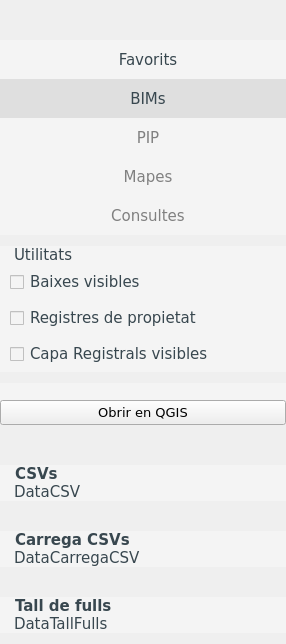
         <widget class="QWidget" name="widget_3" native="true">
          <property name="sizePolicy">
           <sizepolicy hsizetype="Preferred" vsizetype="Preferred">
            <horstretch>0</horstretch>
            <verstretch>0</verstretch>
           </sizepolicy>
          </property>
          <property name="maximumSize">
           <size>
            <width>275</width>
            <height>16777215</height>
           </size>
          </property>
          <property name="font">
           <font>
            <family>verdana</family>
            <pointsize>10</pointsize>
           </font>
          </property>
          <property name="autoFillBackground">
           <bool>true</bool>
          </property>
          <property name="styleSheet">
           <string notr="true">QToolButton, QCheckBox, QLabel{
                background: #f4f4f4;
                color: #38474F;
                border: none;
                width: 256px;
                height: 36px;
                text-align: left;
                padding-left: 10px;
				font-size: 11pt;
}
QToolButton:checked{
                background: solid #dfdfdf;
                color: #38474F;
                border: none;
}
QToolButton:disabled{
                color: grey;
}</string>
          </property>
          <layout class="QVBoxLayout" name="verticalLayout_2">
           <property name="spacing">
            <number>0</number>
           </property>
           <property name="leftMargin">
            <number>0</number>
           </property>
           <property name="topMargin">
            <number>0</number>
           </property>
           <property name="rightMargin">
            <number>0</number>
           </property>
           <property name="bottomMargin">
            <number>0</number>
           </property>
           <item>
            <spacer name="verticalSpacer">
             <property name="orientation">
              <enum>Qt::Vertical</enum>
             </property>
             <property name="sizeType">
              <enum>QSizePolicy::Maximum</enum>
             </property>
             <property name="sizeHint" stdset="0">
              <size>
               <width>20</width>
               <height>40</height>
              </size>
             </property>
            </spacer>
           </item>
           <item>
            <widget class="QToolButton" name="bFavorits">
             <property name="enabled">
              <bool>true</bool>
             </property>
             <property name="sizePolicy">
              <sizepolicy hsizetype="Minimum" vsizetype="Fixed">
               <horstretch>0</horstretch>
               <verstretch>0</verstretch>
              </sizepolicy>
             </property>
             <property name="font">
              <font>
               <family>verdana</family>
               <pointsize>11</pointsize>
              </font>
             </property>
             <property name="layoutDirection">
              <enum>Qt::LeftToRight</enum>
             </property>
             <property name="styleSheet">
              <string notr="true">text-align:left</string>
             </property>
             <property name="text">
              <string>Favorits</string>
             </property>
             <property name="checkable">
              <bool>true</bool>
             </property>
             <property name="toolButtonStyle">
              <enum>Qt::ToolButtonTextBesideIcon</enum>
             </property>
            </widget>
           </item>
           <item>
            <widget class="QToolButton" name="bBIMs">
             <property name="sizePolicy">
              <sizepolicy hsizetype="Minimum" vsizetype="Fixed">
               <horstretch>0</horstretch>
               <verstretch>0</verstretch>
              </sizepolicy>
             </property>
             <property name="font">
              <font>
               <family>verdana</family>
               <pointsize>11</pointsize>
              </font>
             </property>
             <property name="text">
              <string>BIMs</string>
             </property>
             <property name="checkable">
              <bool>true</bool>
             </property>
             <property name="checked">
              <bool>true</bool>
             </property>
             <property name="toolButtonStyle">
              <enum>Qt::ToolButtonTextBesideIcon</enum>
             </property>
            </widget>
           </item>
           <item>
            <widget class="QToolButton" name="bPIP">
             <property name="enabled">
              <bool>false</bool>
             </property>
             <property name="sizePolicy">
              <sizepolicy hsizetype="Minimum" vsizetype="Fixed">
               <horstretch>0</horstretch>
               <verstretch>0</verstretch>
              </sizepolicy>
             </property>
             <property name="font">
              <font>
               <family>verdana</family>
               <pointsize>11</pointsize>
              </font>
             </property>
             <property name="text">
              <string>PIP</string>
             </property>
             <property name="checkable">
              <bool>true</bool>
             </property>
             <property name="toolButtonStyle">
              <enum>Qt::ToolButtonTextBesideIcon</enum>
             </property>
            </widget>
           </item>
           <item>
            <widget class="QToolButton" name="bProjectes">
             <property name="enabled">
              <bool>false</bool>
             </property>
             <property name="sizePolicy">
              <sizepolicy hsizetype="Minimum" vsizetype="Fixed">
               <horstretch>0</horstretch>
               <verstretch>0</verstretch>
              </sizepolicy>
             </property>
             <property name="font">
              <font>
               <family>verdana</family>
               <pointsize>11</pointsize>
              </font>
             </property>
             <property name="text">
              <string>Mapes</string>
             </property>
             <property name="checkable">
              <bool>true</bool>
             </property>
             <property name="toolButtonStyle">
              <enum>Qt::ToolButtonTextBesideIcon</enum>
             </property>
            </widget>
           </item>
           <item>
            <widget class="QToolButton" name="bConsultes">
             <property name="enabled">
              <bool>false</bool>
             </property>
             <property name="sizePolicy">
              <sizepolicy hsizetype="Minimum" vsizetype="Fixed">
               <horstretch>0</horstretch>
               <verstretch>0</verstretch>
              </sizepolicy>
             </property>
             <property name="font">
              <font>
               <family>verdana</family>
               <pointsize>11</pointsize>
              </font>
             </property>
             <property name="text">
              <string>Consultes</string>
             </property>
             <property name="checkable">
              <bool>true</bool>
             </property>
             <property name="toolButtonStyle">
              <enum>Qt::ToolButtonTextBesideIcon</enum>
             </property>
            </widget>
           </item>
           <item>
            <layout class="QVBoxLayout" name="verticalLayout_7">
             <property name="spacing">
              <number>0</number>
             </property>
             <property name="leftMargin">
              <number>0</number>
             </property>
             <property name="topMargin">
              <number>11</number>
             </property>
             <property name="rightMargin">
              <number>0</number>
             </property>
             <item>
              <widget class="QLabel" name="label">
               <property name="text">
                <string>Utilitats</string>
               </property>
              </widget>
             </item>
             <item>
              <widget class="QCheckBox" name="cbBaixesVisibles">
               <property name="enabled">
                <bool>true</bool>
               </property>
               <property name="layoutDirection">
                <enum>Qt::LeftToRight</enum>
               </property>
               <property name="styleSheet">
                <string notr="true"/>
               </property>
               <property name="text">
                <string>Baixes visibles</string>
               </property>
               <property name="checked">
                <bool>false</bool>
               </property>
               <property name="tristate">
                <bool>true</bool>
               </property>
              </widget>
             </item>
             <item>
              <widget class="QCheckBox" name="cbRegistresPropietat">
               <property name="text">
                <string>Registres de propietat</string>
               </property>
              </widget>
             </item>
             <item>
              <widget class="QCheckBox" name="cbRegistralsVisibles">
               <property name="text">
                <string>Capa Registrals visibles</string>
               </property>
              </widget>
             </item>
            </layout>
           </item>
           <item>
            <layout class="QVBoxLayout" name="verticalLayout_8">
             <property name="spacing">
              <number>0</number>
             </property>
             <property name="leftMargin">
              <number>0</number>
             </property>
             <property name="topMargin">
              <number>11</number>
             </property>
             <property name="rightMargin">
              <number>0</number>
             </property>
             <property name="bottomMargin">
              <number>11</number>
             </property>
             <item>
              <widget class="QLabel" name="label_2">
               <property name="text">
                <string/>
               </property>
              </widget>
             </item>
             <item>
              <widget class="QPushButton" name="bObrirQGIS">
               <property name="text">
                <string>Obrir en QGIS</string>
               </property>
              </widget>
             </item>
             <item>
              <spacer name="verticalSpacer_2">
               <property name="orientation">
                <enum>Qt::Vertical</enum>
               </property>
               <property name="sizeHint" stdset="0">
                <size>
                 <width>20</width>
                 <height>40</height>
                </size>
               </property>
              </spacer>
             </item>
             <item>
              <widget class="QLabel" name="label_3">
               <property name="enabled">
                <bool>true</bool>
               </property>
               <property name="sizePolicy">
                <sizepolicy hsizetype="Minimum" vsizetype="Preferred">
                 <horstretch>0</horstretch>
                 <verstretch>0</verstretch>
                </sizepolicy>
               </property>
               <property name="font">
                <font>
                 <family>verdana</family>
                 <pointsize>11</pointsize>
                 <weight>75</weight>
                 <bold>true</bold>
                </font>
               </property>
               <property name="text">
                <string>CSVs</string>
               </property>
              </widget>
             </item>
             <item>
              <widget class="QLabel" name="l_DataCSV">
               <property name="font">
                <font>
                 <family>verdana</family>
                 <pointsize>11</pointsize>
                </font>
               </property>
               <property name="text">
                <string>DataCSV</string>
               </property>
               <property name="textFormat">
                <enum>Qt::PlainText</enum>
               </property>
              </widget>
             </item>
             <item>
              <spacer name="verticalSpacer_7">
               <property name="orientation">
                <enum>Qt::Vertical</enum>
               </property>
               <property name="sizeType">
                <enum>QSizePolicy::Fixed</enum>
               </property>
               <property name="sizeHint" stdset="0">
                <size>
                 <width>20</width>
                 <height>30</height>
                </size>
               </property>
              </spacer>
             </item>
             <item>
              <widget class="QLabel" name="label_4">
               <property name="font">
                <font>
                 <family>verdana</family>
                 <pointsize>11</pointsize>
                 <weight>75</weight>
                 <bold>true</bold>
                </font>
               </property>
               <property name="text">
                <string>Carrega CSVs</string>
               </property>
              </widget>
             </item>
             <item>
              <widget class="QLabel" name="l_DataCarregaCSV">
               <property name="font">
                <font>
                 <family>verdana</family>
                 <pointsize>11</pointsize>
                </font>
               </property>
               <property name="text">
                <string>DataCarregaCSV</string>
               </property>
              </widget>
             </item>
             <item>
              <spacer name="verticalSpacer_8">
               <property name="orientation">
                <enum>Qt::Vertical</enum>
               </property>
               <property name="sizeType">
                <enum>QSizePolicy::Fixed</enum>
               </property>
               <property name="sizeHint" stdset="0">
                <size>
                 <width>20</width>
                 <height>30</height>
                </size>
               </property>
              </spacer>
             </item>
             <item>
              <widget class="QLabel" name="label_6">
               <property name="font">
                <font>
                 <family>verdana</family>
                 <pointsize>11</pointsize>
                 <weight>75</weight>
                 <bold>true</bold>
                </font>
               </property>
               <property name="text">
                <string>Tall de fulls</string>
               </property>
              </widget>
             </item>
             <item>
              <widget class="QLabel" name="l_DataGrafic">
               <property name="font">
                <font>
                 <family>verdana</family>
                 <pointsize>11</pointsize>
                </font>
               </property>
               <property name="text">
                <string>DataTallFulls</string>
               </property>
              </widget>
             </item>
            </layout>
           </item>
          </layout>
         </widget>
